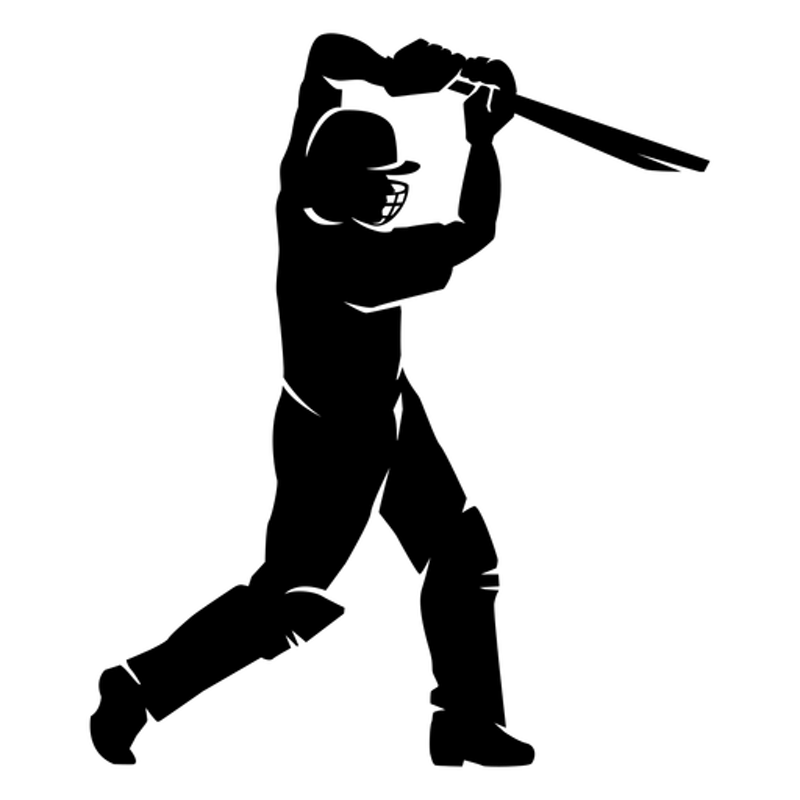
#> input picture src/funstuff/img/cricket.png, 800 x 800 px
$ python image_outline.py
#> lines starting #> are read from the running program, lines starting #| are printed output that depends on the picture
##
# Creates an image outline

from PIL import Image, ImageFilter

image = Image.open('img/cricket.png')
#> image is the input picture: PIL image 800x800 RGBA; mean R, G, B, A 0, 0, 0, 47.6
edges = image.filter(ImageFilter.FIND_EDGES)
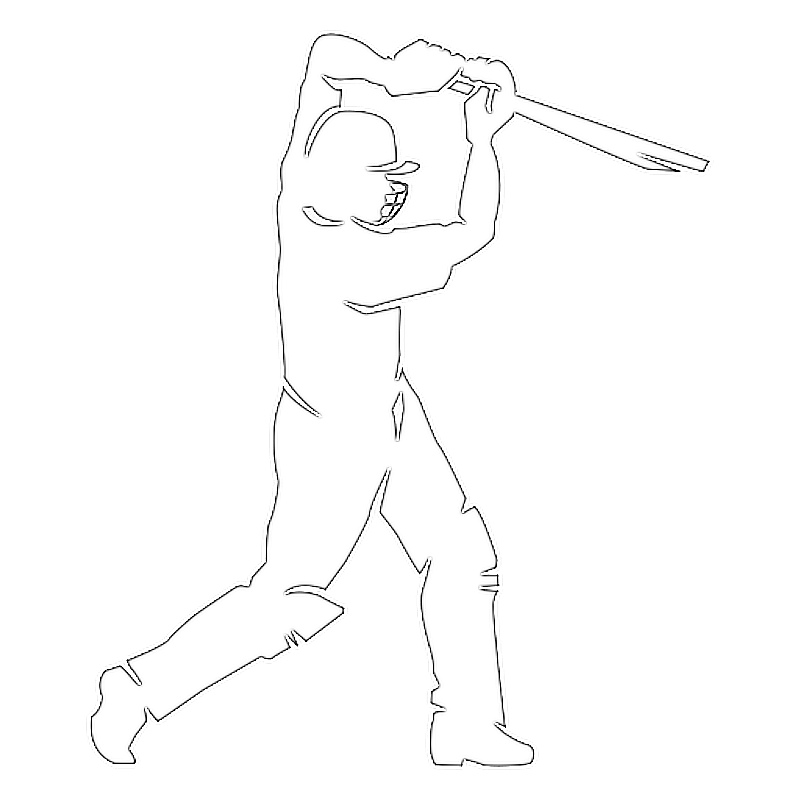
#> edges: PIL image 800x800 RGBA; mean R, G, B, A 0, 0, 0, 2.9; transparent parts drawn white
veryFatEdges = edges.filter(ImageFilter.MaxFilter(9))
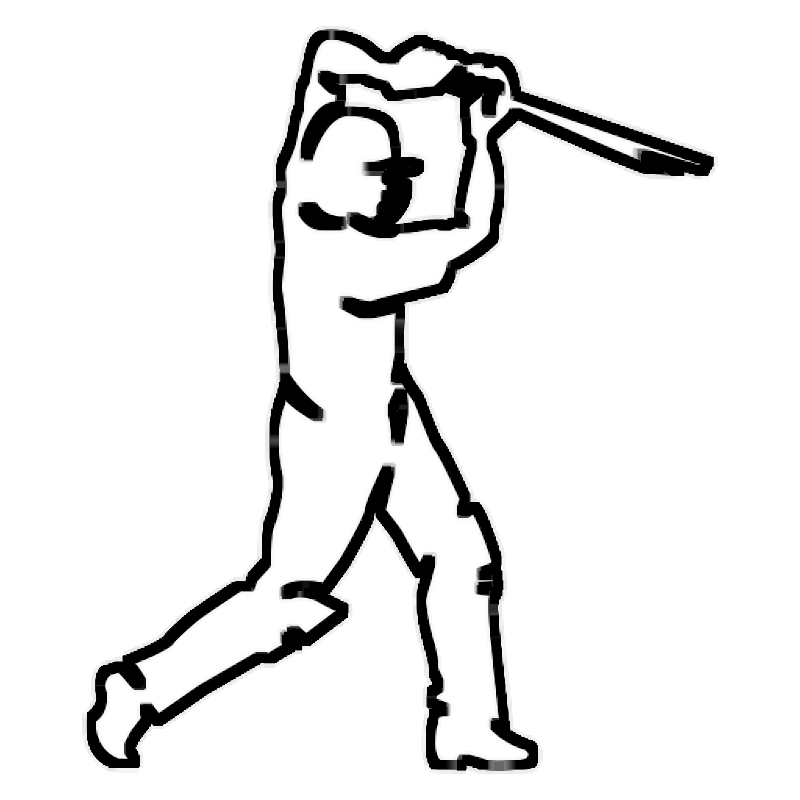
#> veryFatEdges: PIL image 800x800 RGBA; mean R, G, B, A 0, 0, 0, 21.3; transparent parts drawn white
veryFatEdges.save('img/cricket_updated.png')

$ run again, with src/funstuff/img/plane.png copied over src/funstuff/img/cricket.png
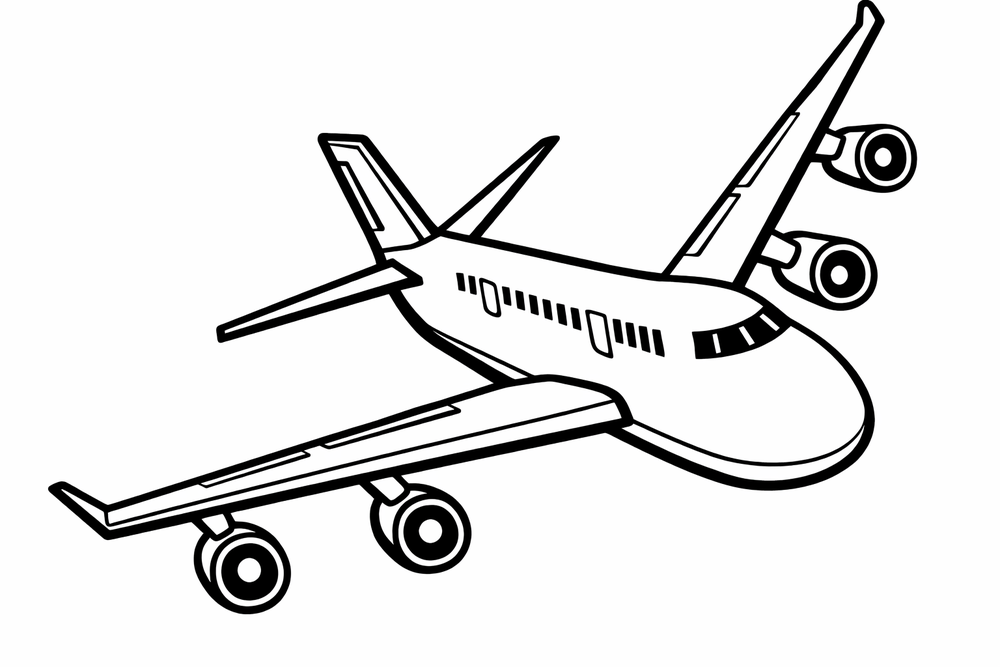
#> input picture src/funstuff/img/plane.png, 1000 x 667 px, shrunk from 1536 x 1024 before the run
#> image is the input picture: PIL image 1000x667 RGB; mean R, G, B 229.8, 229.8, 229.9
#> `edges = image.filter(ImageFilter.FIND_EDGES)`:
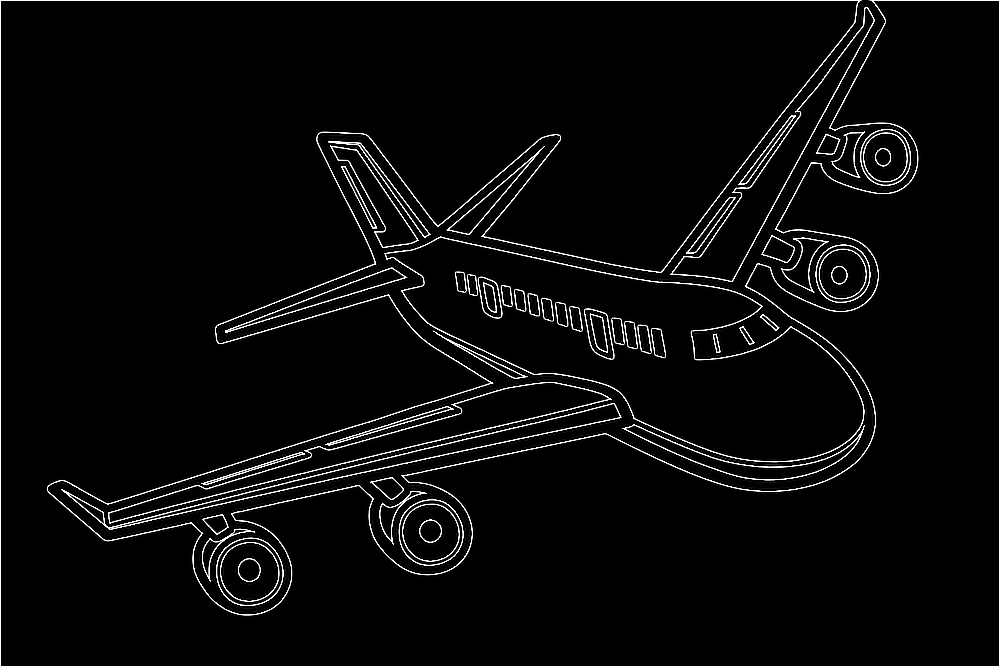
#> edges: PIL image 1000x667 RGB; mean R, G, B 9.5, 9.5, 9.5
#> `veryFatEdges = edges.filter(ImageFilter.MaxFilter(9))`:
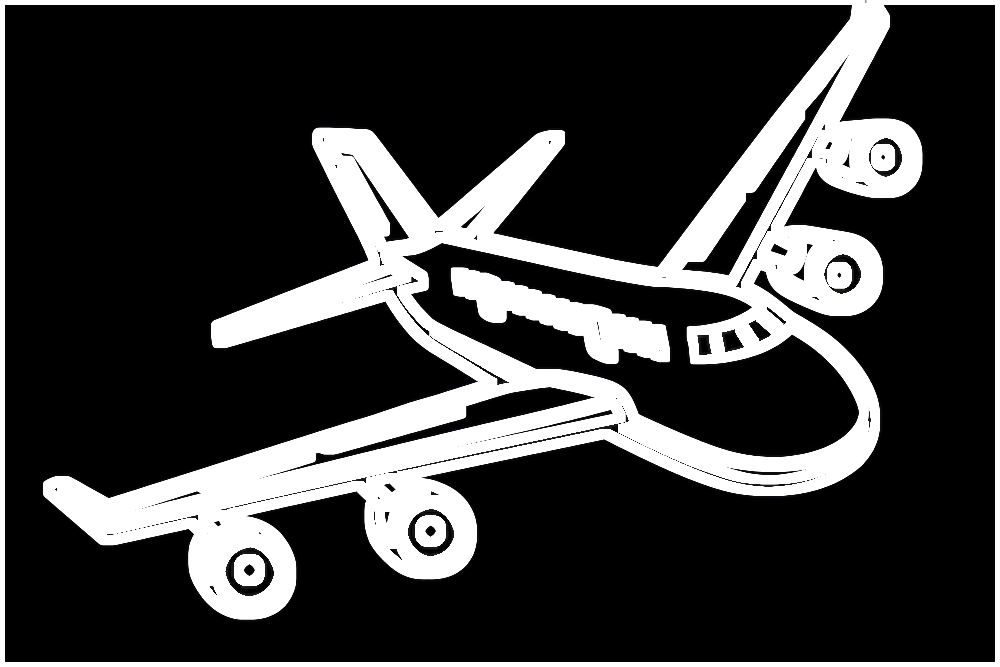
#> veryFatEdges: PIL image 1000x667 RGB; mean R, G, B 59.3, 59.3, 59.4
